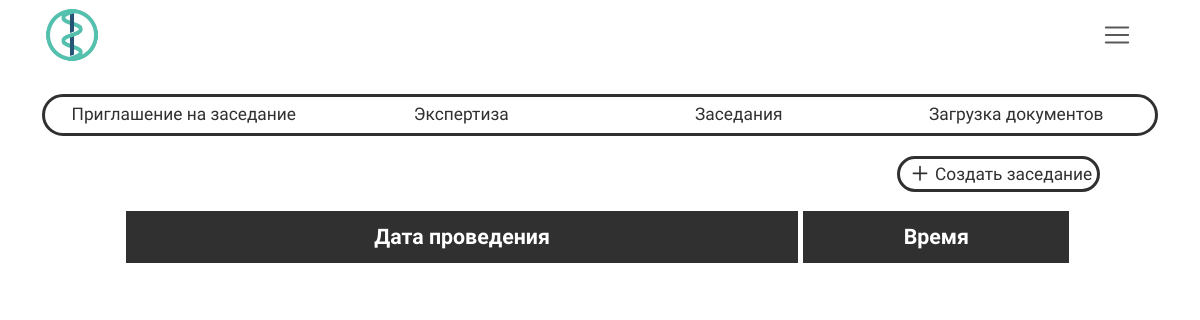
Page /meeting/meetingList (signed in) on the earlier database version.
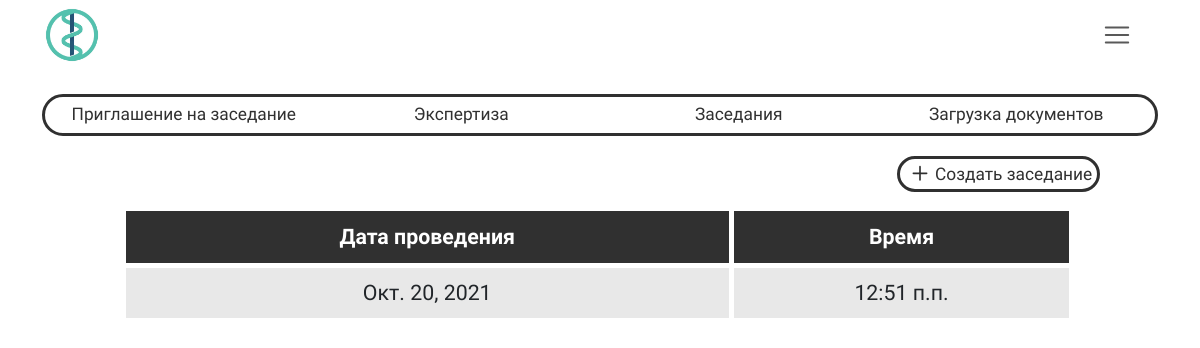
Same page on the later database version.
### meetingManager/models.py (models this page shows)
class Meeting(models.Model):
	date = models.DateField("Дата заседания", auto_now_add=True, null=True, blank=True)
	time = models.TimeField("Время заседания")
	subpoena = models.CharField("Повестка", max_length=1000)

### meetingManager/views.py (the view)
# urls.py: path("meetingList", login_required(views.MeetingList.as_view()), name="meetingList"),
class MeetingList(View):
	def get(self, request):
		meetingList = MeetingModel.objects.all()
		return render(request, "meetingList.html", {
			"meetingList": meetingList,
		})

### meetingManager/templates/meetingList.html (shortened to what this page needs)
{% extends "base.html" %}
{% load static %}
{% block content %}
<div class="container">
  <div class="row">
    <div class="col-4"></div>
    <div class="col-5"></div>
    <div class="col"><a class="custom_button" href="{% url 'createMeeting' %}">
        Создать заседание</a></div>
    <div class="col-1"></div>
  </div>
  <table class="custom_table table-hover">
    <thead>
      <tr>
        <th>Дата проведения</th>
        <th>Время</th>
      </tr>
    </thead>
    <tbody>
      {% for meeting in meetingList %}
      <tr style="cursor: pointer" onclick="window.location.href='../media/{{ meeting.subpoena }}'; return false"
        target="_blank">
        <td>{{ meeting.date }}</th>
        <td>{{ meeting.time }}</td>
      </tr>
      {% endfor %}
    </tbody>
  </table>
</div>
{% endblock %}

Differences in the rows shown:
added Meeting: date "Окт. 20, 2021", time "12:51 п.п."
